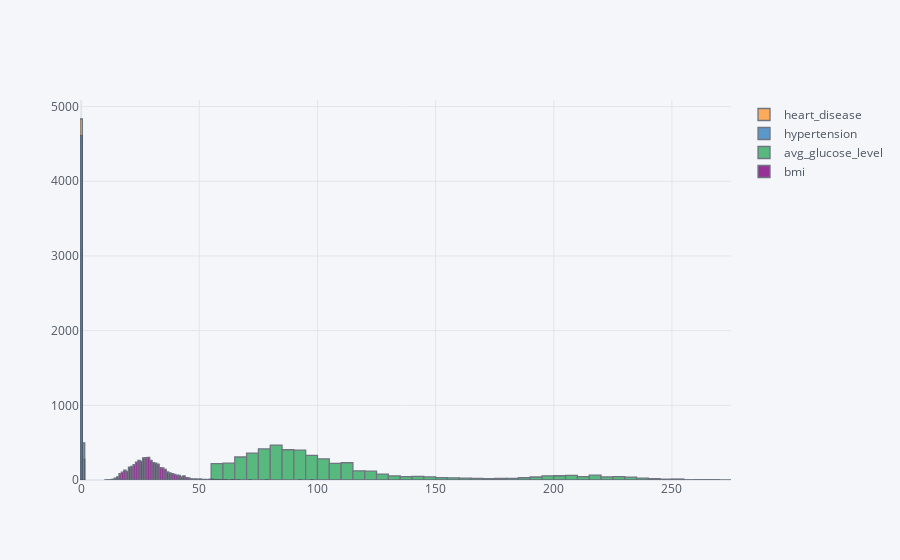

The notebook cell saved with this chart:
### Code cell
df0[skew_cols.index].iplot(kind='hist');

### Figure 1 — Plotly figure (JSON) as saved in the notebook; plotly's stock layout.template omitted (floating-point values rounded to 4 significant figures; data arrays with more than 128 entries replaced by an {"elided": "..."} marker saying what was removed)
{"data": [{"histfunc": "count", "histnorm": "", "marker": {"color": "rgba(255, 153, 51, 1.0)", "line": {"color": "#4D5663", "width": 1.3}}, "name": "heart_disease", "opacity": 0.8, "orientation": "v", "type": "histogram", "x": {"elided": "5110 int values"}}, {"histfunc": "count", "histnorm": "", "marker": {"color": "rgba(55, 128, 191, 1.0)", "line": {"color": "#4D5663", "width": 1.3}}, "name": "hypertension", "opacity": 0.8, "orientation": "v", "type": "histogram", "x": {"elided": "5110 int values"}}, {"histfunc": "count", "histnorm": "", "marker": {"color": "rgba(50, 171, 96, 1.0)", "line": {"color": "#4D5663", "width": 1.3}}, "name": "avg_glucose_level", "opacity": 0.8, "orientation": "v", "type": "histogram", "x": {"elided": "5110 float values"}}, {"histfunc": "count", "histnorm": "", "marker": {"color": "rgba(128, 0, 128, 1.0)", "line": {"color": "#4D5663", "width": 1.3}}, "name": "bmi", "opacity": 0.8, "orientation": "v", "type": "histogram", "x": {"elided": "5110 float values"}}], "layout": {"barmode": "overlay", "legend": {"bgcolor": "#F5F6F9", "font": {"color": "#4D5663"}}, "paper_bgcolor": "#F5F6F9", "plot_bgcolor": "#F5F6F9", "title": {"font": {"color": "#4D5663"}}, "xaxis": {"gridcolor": "#E1E5ED", "showgrid": true, "tickfont": {"color": "#4D5663"}, "title": {"font": {"color": "#4D5663"}, "text": ""}, "zerolinecolor": "#E1E5ED"}, "yaxis": {"gridcolor": "#E1E5ED", "showgrid": true, "tickfont": {"color": "#4D5663"}, "title": {"font": {"color": "#4D5663"}, "text": ""}, "zerolinecolor": "#E1E5ED"}}}
